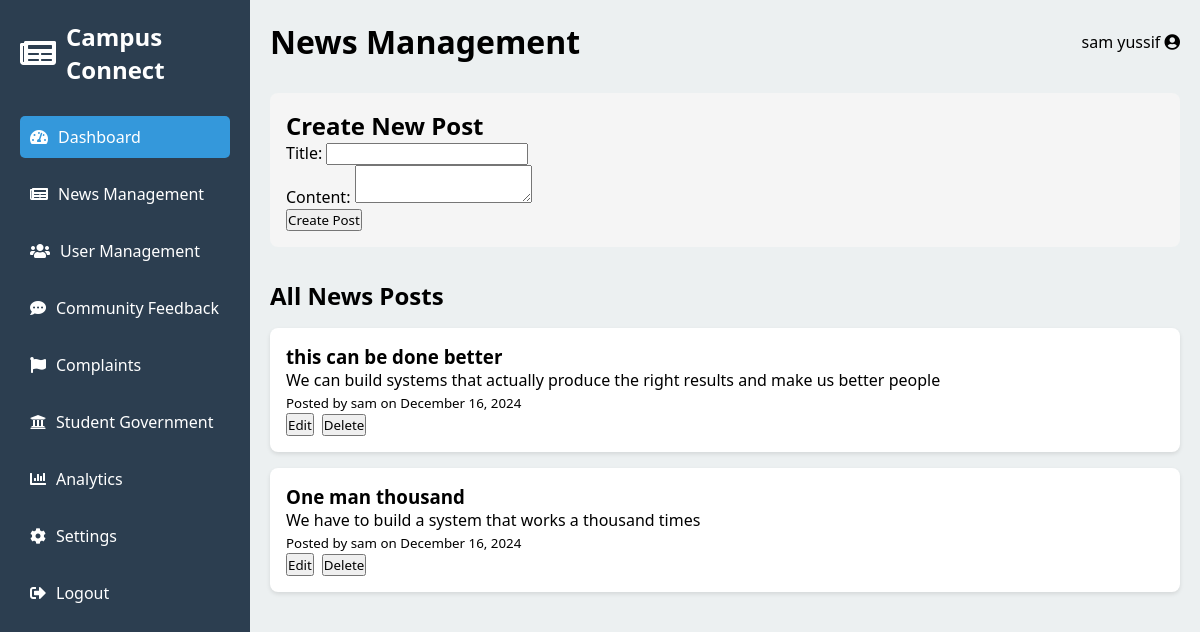
Page /views/news_management.php (signed in) on the committed database.
### tables this page shows
CREATE TABLE `news` (
  `id` int(11) NOT NULL,
  `title` varchar(255) DEFAULT NULL,
  `content` text DEFAULT NULL,
  `author_id` int(11) DEFAULT NULL,
  `created_at` timestamp NOT NULL DEFAULT current_timestamp(),
  `category` varchar(50) NOT NULL DEFAULT 'general',
  `status` enum('draft','published','archived') DEFAULT 'published',
  `featured` tinyint(1) DEFAULT 0,
  `thumbnail` varchar(255) DEFAULT NULL,
  `views` int(11) DEFAULT 0,
  `updated_at` timestamp NULL DEFAULT NULL ON UPDATE current_timestamp()
);

CREATE TABLE `users` (
  `id` int(11) NOT NULL,
  `first_name` varchar(100) DEFAULT NULL,
  `last_name` varchar(100) DEFAULT NULL,
  `email` varchar(255) NOT NULL,
  `password` varchar(255) NOT NULL,
  `role` enum('student','faculty','admin') DEFAULT 'student',
  `status` enum('active','inactive','suspended') DEFAULT 'active',
  `created_at` timestamp NOT NULL DEFAULT current_timestamp(),
  `remember_token` varchar(64) DEFAULT NULL,
  `last_login` timestamp NULL DEFAULT NULL,
  `profile_image` varchar(255) DEFAULT NULL,
  `department` varchar(100) DEFAULT NULL,
  `phone` varchar(20) DEFAULT NULL,
  `updated_at` timestamp NULL DEFAULT NULL ON UPDATE current_timestamp()
);

### views/news_management.php (the view, shortened to what this page needs)
<?php
require_once '../config/db.php';
try {
    $stmt = $pdo->query("SELECT n.*, u.first_name as author_name
                         FROM news n
                         LEFT JOIN users u ON n.author_id = u.id
                         ORDER BY created_at DESC");
    $news = $stmt->fetchAll();
} catch (PDOException $e) {
    $_SESSION['error'] = "Error fetching news: " . $e->getMessage();
}
?>
<!DOCTYPE html>
<html lang="en">
<head>
    <link rel="stylesheet" href="https://cdnjs.cloudflare.com/ajax/libs/font-awesome/5.15.4/css/all.min.css">
</head>
<body>
    <div class="sidebar">
    <div class="sidebar-logo">
            <i class="fas fa-newspaper"></i>
            <h2>Campus Connect</h2>
        </div>
        <ul class="sidebar-menu">
            <li><a href="admin_dashboard.php" class="active"><i class="fas fa-tachometer-alt"></i> Dashboard</a></li>
            <li><a href="news_management.php"><i class="fas fa-newspaper"></i> News Management</a></li>
            <li><a href="user_management.php"><i class="fas fa-users"></i> User Management</a></li>
            <li><a href="feedback.php"><i class="fas fa-comment-dots"></i> Community Feedback</a></li>
            <li><a href="complaints.php"><i class="fas fa-flag"></i> Complaints</a></li>
            <li><a href="student_gov.php"><i class="fas fa-university"></i> Student Government</a></li>
            <li><a href="analytics.php"><i class="fas fa-chart-bar"></i> Analytics</a></li>
            <li><a href="settings.php"><i class="fas fa-cog"></i> Settings</a></li>
            <li><a href="../config/logout.php"><i class="fas fa-sign-out-alt"></i> Logout</a></li>
        </ul>
    </div>
    <div class="main-content">
        <div class="dashboard-header">
            <h1>News Management</h1>
            <div class="user-profile">
                <span><?php echo htmlspecialchars($_SESSION['user_name']); ?></span>
                <i class="fas fa-user-circle"></i>
            </div>
        </div>
        <div class="news-form">
            <h2>Create New Post</h2>
            <form method="POST" action="news_management.php">
                <div class="form-group">
                    <label for="title">Title:</label>
                    <input type="text" id="title" name="title" required>
                </div>
                <div class="form-group">
                    <label for="content">Content:</label>
                    <textarea id="content" name="content" required></textarea>
                </div>
                <button type="submit" class="btn btn-primary">Create Post</button>
            </form>
        </div>
        <div class="news-list">
            <h2>All News Posts</h2>
            <?php foreach ($news as $post): ?>
                <div class="news-item">
                    <h3><?php echo htmlspecialchars($post['title']); ?></h3>
                    <p><?php echo htmlspecialchars($post['content']); ?></p>
                    <div class="news-meta">
                        <small>
                            Posted by <?php echo htmlspecialchars($post['author_name']); ?>
                            on <?php echo date('F j, Y', strtotime($post['created_at'])); ?>
                        </small>
                    </div>
                    <div class="button-group">
                        <button class="btn btn-edit" onclick="editPost(<?php echo $post['id']; ?>)">
                            Edit
                        </button>
                        <form method="POST" action="news_management.php" style="display: inline;">
                            <button type="submit" class="btn btn-delete"
                                    onclick="return confirm('Are you sure you want to delete this post?')">
                                Delete
                            </button>
                        </form>
                    </div>
                </div>
            <?php endforeach; ?>
        </div>
    </div>
</body>
</html>

### views/news_management.php (style rules this page uses)
:root { --primary-color: #2c3e50; --secondary-color: #3498db; --accent-color: #27ae60; --light-background: #ecf0f1; --text-color: #333; --warning-color: #e74c3c; }
* { margin: 0; padding: 0; box-sizing: border-box; font-family: 'Segoe UI', Tahoma, Geneva, Verdana, sans-serif; }
body { background-color: var(--light-background); display: flex; min-height: 100vh; }
.sidebar { width: 250px; background-color: var(--primary-color); color: white; padding: 20px; }
.sidebar-logo { display: flex; align-items: center; margin-bottom: 30px; }
.sidebar-logo i { font-size: 2rem; margin-right: 10px; }
.sidebar-menu { list-style: none; }
.sidebar-menu li { margin-bottom: 15px; }
.sidebar-menu a { color: white; text-decoration: none; display: flex; align-items: center; gap: 10px; padding: 10px; border-radius: 5px; transition: background-color 0.3s ease; }
.sidebar-menu a:hover, .sidebar-menu a.active { background-color: var(--secondary-color); }
.main-content { flex-grow: 1; padding: 20px; background-color: var(--light-background); }
.dashboard-header { display: flex; justify-content: space-between; align-items: center; margin-bottom: 30px; }
.news-form { margin-bottom: 2rem; padding: 1rem; background: #f5f5f5; border-radius: 8px; }
.news-list { display: grid; gap: 1rem; }
.news-item { padding: 1rem; background: white; border-radius: 8px; box-shadow: 0 2px 4px rgba(0,0,0,0.1); }
.button-group { display: flex; gap: 0.5rem; }

### rows in the picture
news: title "this can be done better", content "We can build systems that actually produce the right results and make us better people", author.first_name "sam", created_at "December 16, 2024"
news: title "One man thousand", content "We have to build a system that works a thousand times", author.first_name "sam", created_at "December 16, 2024"

### other values in the picture
$_SESSION['user_name'] "sam yussif"
